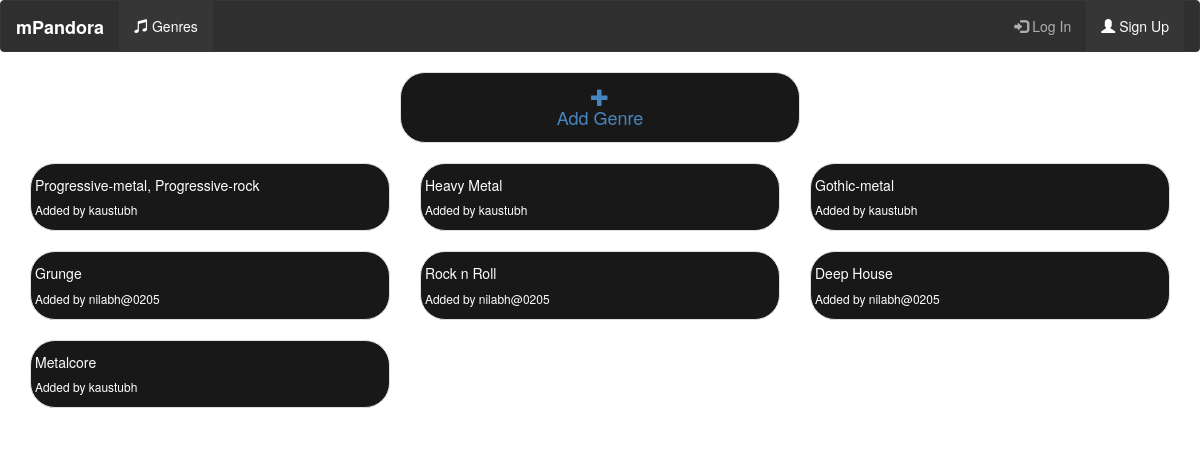
The app's page /mPandora/genre with its own data.
### musicApp/models.py (models this page shows, shortened)
class Genre(models.Model):
    artist_genre = models.CharField(max_length=200, unique=True)
    genre_added_by = models.CharField(max_length=50)

### musicApp/views.py (the view)
def genre_view(request):
    data = Genre.objects.all()
    return render(request, 'musicApp/genre_page.html', {'data': data})

### musicApp/templates/musicApp/genre_page.html (shortened to what this page needs)
{% extends 'musicApp/layout.html' %}
{% block content %}
<div class="row " >
    <div class="col-xs-offset-4 col-xs-4 thumbnail" style="background-color: black; color: white; border-radius: 25px">
        <a href="{% url 'create_genre' %}"><h4 style="text-align: center"><span class="glyphicon glyphicon-plus"></span><br>Add Genre</h4></a>
    </div>
</div>
<div class="row">
    <div class="col-xs-12">
        {% for i in data %}
        <div class="col-xs-12 col-sm-6 col-md-4">
        <div class="thumbnail" style="background-color: black; color: white; border-radius: 25px;">
            <a href="artist?id={{ i.id }}" style="color: white">
            <h5>{{ i.artist_genre }}</h5>
            <h6>Added by {{ i.genre_added_by }}</h6>
            </a>
        </div>
        </div>
        {% endfor %}
    </div>
</div>
{% endblock %}

### musicApp/templates/musicApp/layout.html (shortened to what this page needs)
<!DOCTYPE html>
<html lang="en">
<head>
    <link rel="stylesheet" href="https://maxcdn.bootstrapcdn.com/bootstrap/3.3.7/css/bootstrap.min.css">
    {% load static %}
</head>
<body class="img-responsive" style="background: url(http://www.gary3dfxtech.net/Kodi%20Backgrounds/Music/3d-music-hd-widescreen-desktop-wallpaper-34.jpeg);
                                    background-size: 100%; background-repeat: repeat; opacity: 0.9">
<div class="container-fluid" style="'Times New Roman', Times, serif;">
    <div class="row">
       <nav class="navbar navbar-inverse" style="background-color: black; opacity: 0.9">
        <div class="container-fluid">
            <div class="navbar-header">
                <a class="navbar-brand" href="{% url 'home' %}"><span style="color: white; font-weight: bold;">
                    mPandora
                </span></a>
            </div>
            <div class="collapse navbar-collapse" id="myNavbar">
                <ul class="nav navbar-nav">
                    <li class="active"><a href="{% url 'genre' %}"><span class="glyphicon glyphicon-music"></span> Genres</a></li>
                </ul>
                <ul class="nav navbar-nav navbar-right">
                    {% if request.user.username %}
                    <li style="text-transform: lowercase"><a href="#"><span class="glyphicon glyphicon-user"></span> {{ request.user.username }} logged in</a></li>
                    <li class="active"><a href="{% url 'logout' %}"><span class="glyphicon glyphicon-log-out"></span> Log Out</a></li>
                    {% else %}
                    <li><a href="{% url 'login' %}"><span class="glyphicon glyphicon-log-in"></span> Log In</a></li>
                    <li class="active"><a href="{% url 'signup' %}"><span class="glyphicon glyphicon-user"></span> Sign Up</a></li>
                    {% endif %}
                </ul>
            </div>
        </div>
       </nav>
    </div>
    {% block content %}
    {% endblock %}
</div>
</body>
</html>

### records on screen
Genre: artist_genre "Progressive-metal, Progressive-rock", genre_added_by "kaustubh"
Genre: artist_genre "Heavy Metal", genre_added_by "kaustubh"
Genre: artist_genre "Gothic-metal", genre_added_by "kaustubh"
Genre: artist_genre "Grunge", genre_added_by "nilabh@0205"
Genre: artist_genre "Rock n Roll", genre_added_by "nilabh@0205"
Genre: artist_genre "Deep House", genre_added_by "nilabh@0205"
Genre: artist_genre "Metalcore", genre_added_by "kaustubh"
